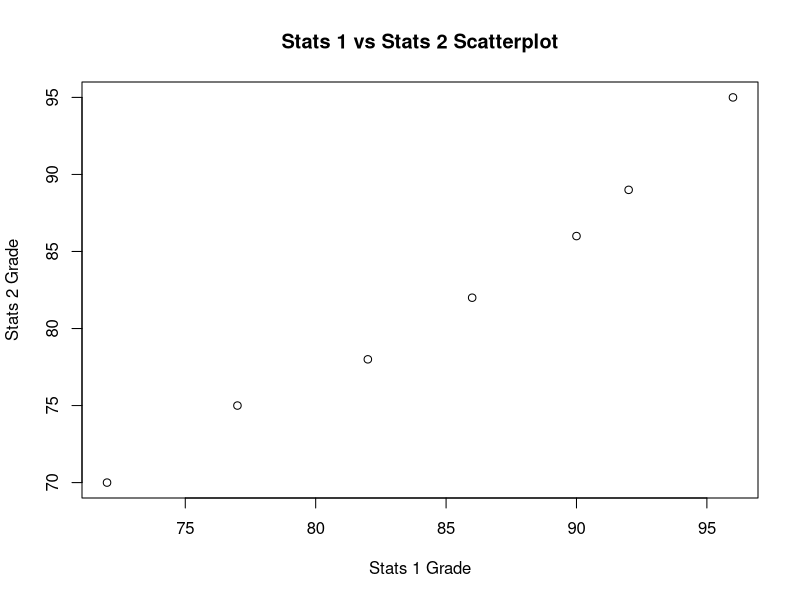

Source code (R):
library(readxl)

data <- read_excel("./STA4163 Quiz 4 Data.xlsx")

df <- data.frame(data)
print(df)
attach(df)

plot(Stat.Theory.1.Grade, Stat.Theory.2.Grade, xlab = "Stats 1 Grade",
ylab = "Stats 2 Grade", main = "Stats 1 vs Stats 2 Scatterplot")

stats_model <- lm(Stat.Theory.2.Grade ~ Stat.Theory.1.Grade, data = df)

print(summary(stats_model))
print(anova(stats_model))